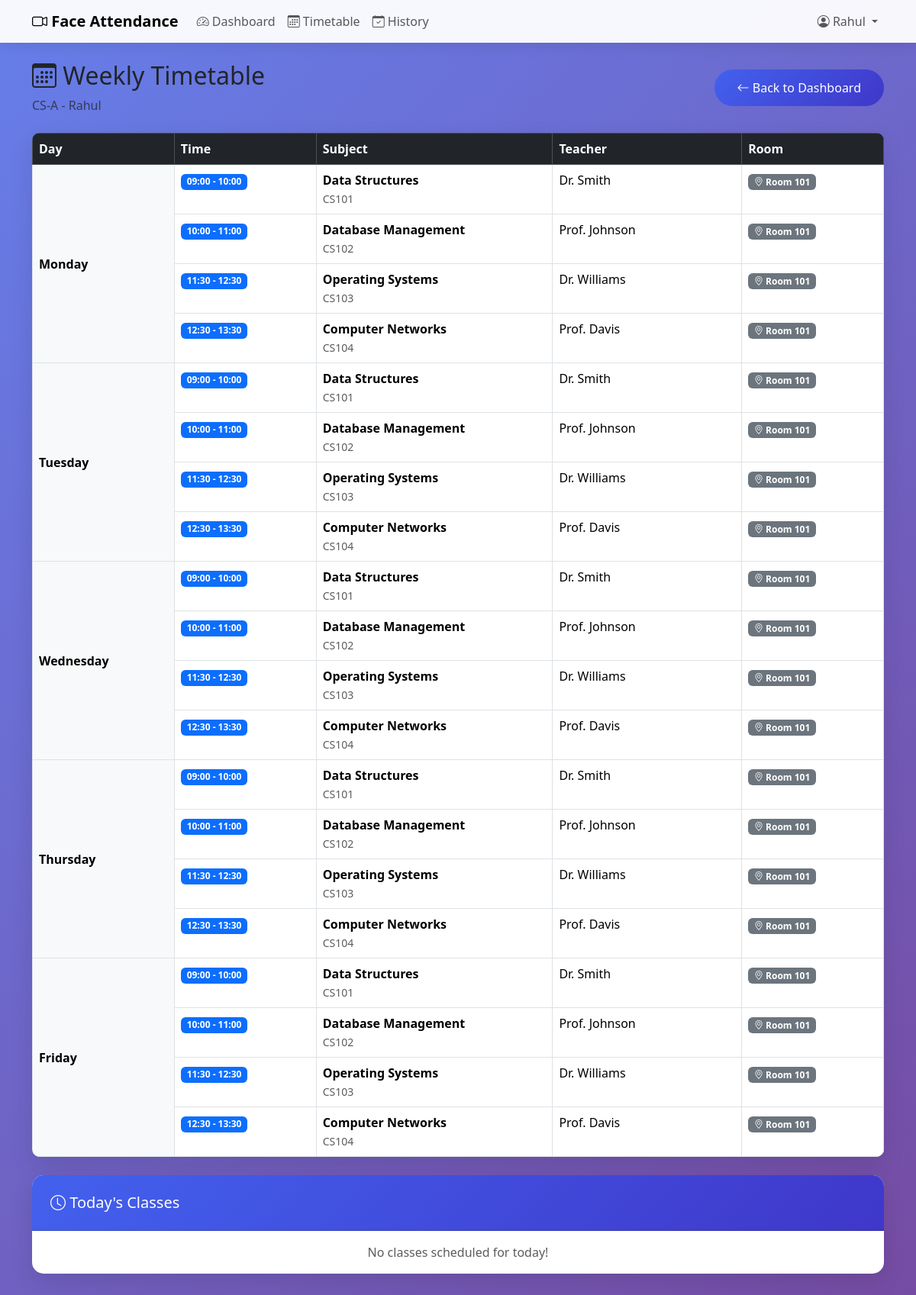
Page /timetable/ (signed in) on the committed database.
### core/models.py (models this page shows, shortened)
class Student(models.Model):
    user = models.OneToOneField(User, on_delete=models.CASCADE, related_name='student_profile')
    roll_no = models.CharField(max_length=20, unique=True)
    name = models.CharField(max_length=100)
    classroom = models.ForeignKey(Classroom, on_delete=models.CASCADE, related_name='students')
    face_folder_name = models.CharField(max_length=100, blank=True, help_text="Folder name in known_faces/")
    photo_straight = models.CharField(max_length=255, blank=True, help_text="Front-facing photo path")
    photo_left = models.CharField(max_length=255, blank=True, help_text="Looking left photo path")
    photo_right = models.CharField(max_length=255, blank=True, help_text="Looking right photo path")
    class Meta:
        ordering = ['roll_no']

class Classroom(models.Model):
    name = models.CharField(max_length=50, unique=True)  # e.g., "CS-A", "IT-B"
    description = models.TextField(blank=True)
    def __str__(self):
        return self.name
    class Meta:
        ordering = ['name']

class Timetable(models.Model):
    DAYS_OF_WEEK = [
        (0, 'Monday'),
        (1, 'Tuesday'),
        (2, 'Wednesday'),
        (3, 'Thursday'),
        (4, 'Friday'),
        (5, 'Saturday'),
        (6, 'Sunday'),
    ]
    room = models.ForeignKey(Room, on_delete=models.CASCADE, related_name='timetable_entries', null=True, blank=True)
    classroom = models.ForeignKey(Classroom, on_delete=models.CASCADE, related_name='timetable_entries')
    subject = models.ForeignKey(Subject, on_delete=models.CASCADE, related_name='timetable_entries')
    teacher = models.ForeignKey(Teacher, on_delete=models.CASCADE, related_name='timetable_entries')
    day_of_week = models.IntegerField(choices=DAYS_OF_WEEK)
    start_time = models.TimeField()
    end_time = models.TimeField()
    is_recurring = models.BooleanField(default=True, help_text="False for extra/one-time lectures")
    extra_date = models.DateField(null=True, blank=True, help_text="Specific date for non-recurring lectures")
    class Meta:
        ordering = ['day_of_week', 'start_time']
        unique_together = ['room', 'day_of_week', 'start_time']

class Subject(models.Model):
    name = models.CharField(max_length=100)
    code = models.CharField(max_length=20, unique=True)  # e.g., "CS101"
    class Meta:
        ordering = ['code']

class Teacher(models.Model):
    user = models.OneToOneField(User, on_delete=models.CASCADE, related_name='teacher_profile', null=True, blank=True)
    name = models.CharField(max_length=100)
    email = models.EmailField(blank=True)
    class Meta:
        ordering = ['name']

class Room(models.Model):
    name = models.CharField(max_length=50, unique=True)  # e.g., "Room 101", "Lab 1"
    description = models.TextField(blank=True)
    camera_index = models.IntegerField(default=0, help_text="Camera index for cv2.VideoCapture (0 for default)")
    class Meta:
        ordering = ['name']

### core/views.py (the view)
# urls.py: path('timetable/', views.timetable_view, name='timetable'),
@login_required
def timetable_view(request):
    try:
        student = request.user.student_profile
    except Student.DoesNotExist:
        messages.error(request, "You don't have a student profile.")
        return redirect('login')
    timetable_entries = Timetable.objects.filter(
        classroom=student.classroom,
        is_recurring=True
    ).select_related('subject', 'teacher', 'room').order_by('day_of_week', 'start_time')
    days = ['Monday', 'Tuesday', 'Wednesday', 'Thursday', 'Friday', 'Saturday', 'Sunday']
    timetable_by_day = {}
    for day_idx, day_name in enumerate(days):
        day_entries = timetable_entries.filter(day_of_week=day_idx)
        if day_entries.exists():
            timetable_by_day[day_name] = day_entries
    context = {
        'student': student,
        'timetable_by_day': timetable_by_day,
        'days': days[:5],  # Monday to Friday only for display
    }
    return render(request, 'core/timetable.html', context)

### templates/core/timetable.html (shortened to what this page needs)
{% extends 'base.html' %}
{% block content %}
<div class="row mb-4">
    <div class="col-12">
        <div class="d-flex justify-content-between align-items-center">
            <div>
                <h2><i class="bi bi-calendar3"></i> Weekly Timetable</h2>
                <p class="text-muted mb-0">{{ student.classroom }} - {{ student.name }}</p>
            </div>
            <a href="{% url 'dashboard' %}" class="btn btn-primary">
                <i class="bi bi-arrow-left"></i> Back to Dashboard
            </a>
        </div>
    </div>
</div>
<div class="row">
    <div class="col-12">
        <div class="card">
            <div class="card-body p-0">
                {% if timetable_by_day %}
                <div class="table-responsive">
                    <table class="table table-bordered mb-0">
                        <thead class="table-dark">
                            <tr>
                                <th style="width: 15%;">Day</th>
                                <th style="width: 15%;">Time</th>
                                <th style="width: 25%;">Subject</th>
                                <th style="width: 20%;">Teacher</th>
                                <th style="width: 15%;">Room</th>
                            </tr>
                        </thead>
                        <tbody>
                            {% for day, entries in timetable_by_day.items %}
                                {% for entry in entries %}
                                <tr>
                                    {% if forloop.first %}
                                    <td rowspan="{{ entries.count }}" class="align-middle fw-bold bg-light">
                                        {{ day }}
                                    </td>
                                    {% endif %}
                                    <td>
                                        <span class="badge bg-primary">
                                            {{ entry.start_time|time:"H:i" }} - {{ entry.end_time|time:"H:i" }}
                                        </span>
                                    </td>
                                    <td>
                                        <strong>{{ entry.subject.name }}</strong>
                                        <br><small class="text-muted">{{ entry.subject.code }}</small>
                                    </td>
                                    <td>{{ entry.teacher.name }}</td>
                                    <td>
                                        <span class="badge bg-secondary">
                                            <i class="bi bi-geo-alt"></i> {{ entry.room.name }}
                                        </span>
                                    </td>
                                </tr>
                                {% endfor %}
                            {% endfor %}
                        </tbody>
                    </table>
                </div>
                {% else %}
                <div class="text-center py-5">
                    <i class="bi bi-calendar-x text-muted" style="font-size: 4rem;"></i>
                    <h4 class="text-muted mt-3">No timetable available</h4>
                    <p class="text-muted">Contact your administrator to set up the timetable.</p>
                </div>
                {% endif %}
            </div>
        </div>
    </div>
</div>
<div class="row mt-4">
    <div class="col-12">
        <div class="card border-primary">
            <div class="card-header bg-primary text-white">
                <h5 class="mb-0"><i class="bi bi-clock"></i> Today's Classes</h5>
            </div>
            <div class="card-body">
                {% with today=timetable_by_day|default_if_none:"" %}
                {% if todays_classes %}
                <div class="list-group list-group-flush">
                    {% for entry in todays_classes %}
                    <div class="list-group-item d-flex justify-content-between align-items-center">
                        <div>
                            <strong>{{ entry.subject.name }}</strong>
                            <span class="text-muted ms-2">with {{ entry.teacher.name }}</span>
                        </div>
                        <div>
                            <span class="badge bg-primary">{{ entry.start_time|time:"H:i" }} - {{ entry.end_time|time:"H:i" }}</span>
                            <span class="badge bg-secondary ms-1">{{ entry.room.name }}</span>
                        </div>
                    </div>
                    {% endfor %}
                </div>
                {% else %}
                <p class="text-muted mb-0 text-center">No classes scheduled for today!</p>
                {% endif %}
                {% endwith %}
            </div>
        </div>
    </div>
</div>
<div class="mb-5 pb-4"></div>
{% endblock %}

### templates/base.html (shortened to what this page needs)
<!DOCTYPE html>
<html lang="en">
<head>
    <link href="https://cdn.jsdelivr.net/npm/bootstrap@5.3.2/dist/css/bootstrap.min.css" rel="stylesheet">
    <link rel="stylesheet" href="https://cdn.jsdelivr.net/npm/bootstrap-icons@1.11.1/font/bootstrap-icons.css">
</head>
<body>
    {% if user.is_authenticated %}
    <nav class="navbar navbar-expand-lg navbar-light bg-light mb-4">
        <div class="container">
            {% if user.teacher_profile %}
            <a class="navbar-brand fw-bold text-success" href="{% url 'teacher_dashboard' %}">
                <i class="bi bi-person-workspace"></i> Teacher Portal
            </a>
            <button class="navbar-toggler" type="button" data-bs-toggle="collapse" data-bs-target="#navbarNav">
                <span class="navbar-toggler-icon"></span>
            </button>
            <div class="collapse navbar-collapse" id="navbarNav">
                <ul class="navbar-nav me-auto">
                    <li class="nav-item">
                        <a class="nav-link" href="{% url 'teacher_dashboard' %}"><i class="bi bi-speedometer2"></i> Dashboard</a>
                    </li>
                    <li class="nav-item">
                        <a class="nav-link" href="{% url 'teacher_timetable' %}"><i class="bi bi-calendar3"></i> My Timetable</a>
                    </li>
                    <li class="nav-item">
                        <a class="nav-link" href="{% url 'teacher_lecture_history' %}"><i class="bi bi-clock-history"></i> Lecture History</a>
                    </li>
                    <li class="nav-item">
                        <a class="nav-link" href="{% url 'teacher_schedule_extra' %}"><i class="bi bi-plus-circle"></i> Schedule Extra</a>
                    </li>
                    <li class="nav-item">
                        <a class="nav-link" href="{% url 'teacher_cancel_lectures' %}"><i class="bi bi-calendar-x"></i> Cancel Lectures</a>
                    </li>
                </ul>
                <ul class="navbar-nav">
                    <li class="nav-item dropdown">
                        <a class="nav-link dropdown-toggle" href="#" id="navbarDropdown" role="button" data-bs-toggle="dropdown">
                            <i class="bi bi-person-circle text-success"></i> {{ user.teacher_profile.name }}
                        </a>
                        <ul class="dropdown-menu dropdown-menu-end">
                            <li><a class="dropdown-item" href="{% url 'logout' %}"><i class="bi bi-box-arrow-right"></i> Logout</a></li>
                        </ul>
                    </li>
                </ul>
            </div>
            {% elif user.student_profile %}
            <a class="navbar-brand fw-bold" href="{% url 'dashboard' %}">
                <i class="bi bi-camera-video"></i> Face Attendance
            </a>
            <div class="collapse navbar-collapse" id="navbarNav">
                <ul class="navbar-nav me-auto">
                    <li class="nav-item">
                        <a class="nav-link" href="{% url 'dashboard' %}"><i class="bi bi-speedometer2"></i> Dashboard</a>
                    </li>
                    <li class="nav-item">
                        <a class="nav-link" href="{% url 'timetable' %}"><i class="bi bi-calendar3"></i> Timetable</a>
                    </li>
                    <li class="nav-item">
                        <a class="nav-link" href="{% url 'attendance_history' %}"><i class="bi bi-calendar-check"></i> History</a>
                    </li>
                </ul>
                <ul class="navbar-nav">
                    <li class="nav-item dropdown">
                        <a class="nav-link dropdown-toggle" href="#" id="navbarDropdown" role="button" data-bs-toggle="dropdown">
                            <i class="bi bi-person-circle"></i> {{ user.student_profile.name }}
                        </a>
                    </li>
                </ul>
            </div>
            {% endif %}
        </div>
    </nav>
    {% endif %}
    <div class="container">
        {% block content %}{% endblock %}
    </div>
</body>
</html>

### templates/base.html (style rules this page uses)
:root { --primary-color: #4361ee; --secondary-color: #3f37c9; --success-color: #06d6a0; --danger-color: #ef476f; --warning-color: #ffd166; }
body { background: linear-gradient(135deg, #667eea 0%, #764ba2 100%); min-height: 100vh; }
.card { border: none; border-radius: 15px; box-shadow: 0 10px 30px rgba(0, 0, 0, 0.1); }
.card-header { background: linear-gradient(135deg, var(--primary-color), var(--secondary-color)); color: white; border-radius: 15px 15px 0 0 !important; padding: 1.5rem; }
.btn-primary { background: linear-gradient(135deg, var(--primary-color), var(--secondary-color)); border: none; padding: 12px 30px; border-radius: 25px; transition: transform 0.3s ease, box-shadow 0.3s ease; }
.navbar { background: rgba(255, 255, 255, 0.95) !important; box-shadow: 0 2px 20px rgba(0, 0, 0, 0.1); }
.table { border-radius: 10px; overflow: hidden; }

### rows in the picture
Student: classroom "CS-A", name "Rahul"
Timetable: day "Monday", start_time "09:00", end_time "10:00", subject.name "Data Structures", subject.code "CS101", teacher.name "Dr. Smith", room.name "Room 101"
Timetable: start_time "10:00", end_time "11:00", subject.name "Database Management", subject.code "CS102", teacher.name "Prof. Johnson", room.name "Room 101"
Timetable: start_time "11:30", end_time "12:30", subject.name "Operating Systems", subject.code "CS103", teacher.name "Dr. Williams", room.name "Room 101"
Timetable: start_time "12:30", end_time "13:30", subject.name "Computer Networks", subject.code "CS104", teacher.name "Prof. Davis", room.name "Room 101"
Timetable: day "Tuesday", start_time "09:00", end_time "10:00", subject.name "Data Structures", subject.code "CS101", teacher.name "Dr. Smith", room.name "Room 101"
Timetable: start_time "10:00", end_time "11:00", subject.name "Database Management", subject.code "CS102", teacher.name "Prof. Johnson", room.name "Room 101"
Timetable: start_time "11:30", end_time "12:30", subject.name "Operating Systems", subject.code "CS103", teacher.name "Dr. Williams", room.name "Room 101"
Timetable: start_time "12:30", end_time "13:30", subject.name "Computer Networks", subject.code "CS104", teacher.name "Prof. Davis", room.name "Room 101"
Timetable: day "Wednesday", start_time "09:00", end_time "10:00", subject.name "Data Structures", subject.code "CS101", teacher.name "Dr. Smith", room.name "Room 101"
Timetable: start_time "10:00", end_time "11:00", subject.name "Database Management", subject.code "CS102", teacher.name "Prof. Johnson", room.name "Room 101"
Timetable: start_time "11:30", end_time "12:30", subject.name "Operating Systems", subject.code "CS103", teacher.name "Dr. Williams", room.name "Room 101"
Timetable: start_time "12:30", end_time "13:30", subject.name "Computer Networks", subject.code "CS104", teacher.name "Prof. Davis", room.name "Room 101"
Timetable: day "Thursday", start_time "09:00", end_time "10:00", subject.name "Data Structures", subject.code "CS101", teacher.name "Dr. Smith", room.name "Room 101"
Timetable: start_time "10:00", end_time "11:00", subject.name "Database Management", subject.code "CS102", teacher.name "Prof. Johnson", room.name "Room 101"
Timetable: start_time "11:30", end_time "12:30", subject.name "Operating Systems", subject.code "CS103", teacher.name "Dr. Williams", room.name "Room 101"
Timetable: start_time "12:30", end_time "13:30", subject.name "Computer Networks", subject.code "CS104", teacher.name "Prof. Davis", room.name "Room 101"
Timetable: day "Friday", start_time "09:00", end_time "10:00", subject.name "Data Structures", subject.code "CS101", teacher.name "Dr. Smith", room.name "Room 101"
Timetable: start_time "10:00", end_time "11:00", subject.name "Database Management", subject.code "CS102", teacher.name "Prof. Johnson", room.name "Room 101"
Timetable: start_time "11:30", end_time "12:30", subject.name "Operating Systems", subject.code "CS103", teacher.name "Dr. Williams", room.name "Room 101"
Timetable: start_time "12:30", end_time "13:30", subject.name "Computer Networks", subject.code "CS104", teacher.name "Prof. Davis", room.name "Room 101"

### other values in the picture
{{ user.student_profile.name }} "Rahul"
